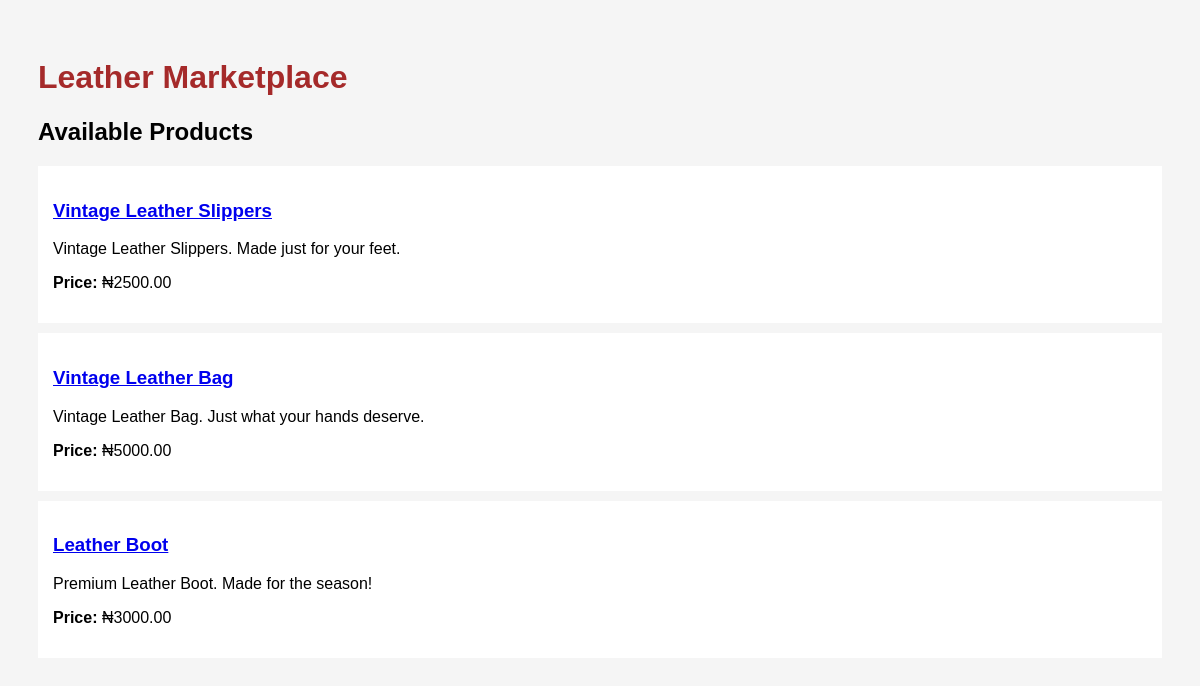
Before: / with the older database file.
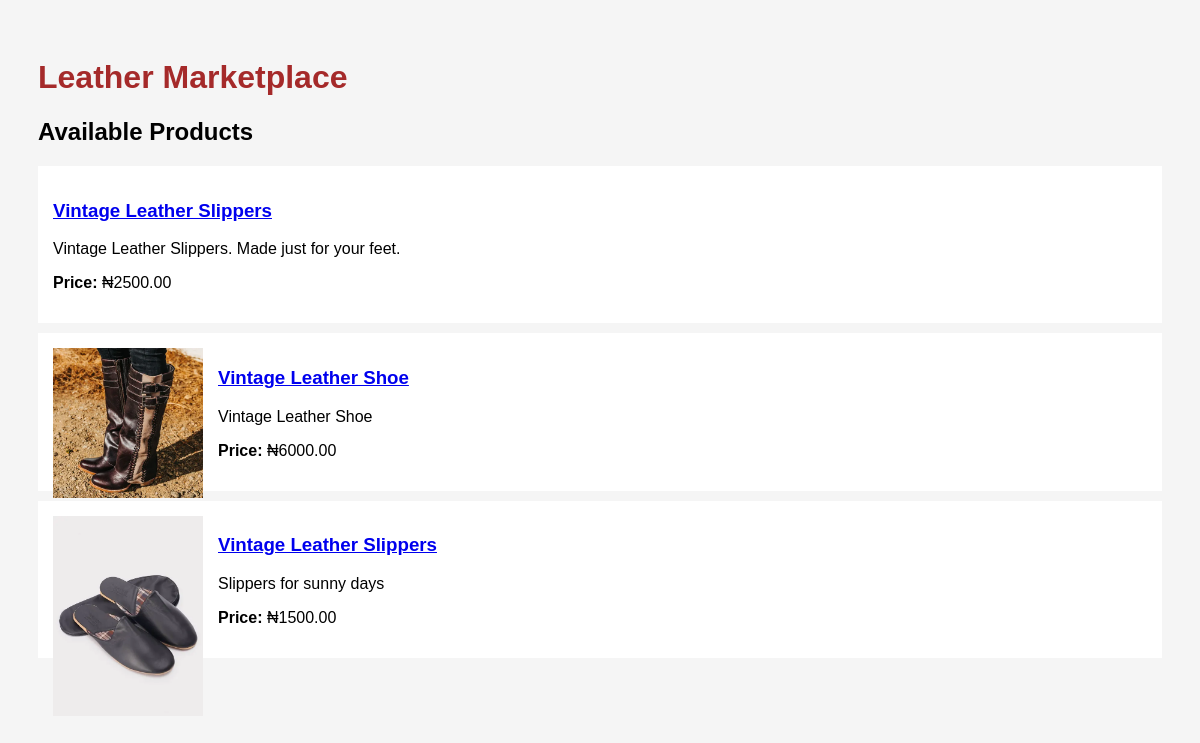
After: the same page with the newer database file.
### products/models.py (models this page shows, shortened)
class Product(models.Model):
    name = models.CharField(max_length=200)
    description = models.TextField()
    price = models.DecimalField(max_digits=10, decimal_places=2)
    image = models.ImageField(upload_to='product_images/', blank=True, null=True)
    created_at = models.DateTimeField(auto_now_add=True)

### products/views.py (the view)
# urls.py: 2. Add a URL to urlpatterns:  path('', views.home, name='home')
def home(request):
    products = Product.objects.all()
    return render(request, 'products/home.html', {'products': products})

### products/templates/products/home.html (shortened to what this page needs)
<!DOCTYPE html>
<html>
<head>
    {% load static %}
    <link rel="stylesheet" href="{% static 'products/css/style.css' %}">
</head>
<body>
    <h1>Leather Marketplace</h1>
    <h2>Available Products</h2>
    {% for product in products %}
    <div style="background:white; padding:15px; margin-bottom:10px;">
        {% if product.image %}
            <img src="{{ product.image.url }}" alt="{{ product.name }}" style="max-width:150px; float:left; margin-right:15px;">
        {% endif %}
        <h3>
            <a href="{% url 'product_detail' product.id %}">
                {{ product.name }}
            </a>
        </h3>
        <p>{{ product.description }}</p>
        <p><strong>Price:</strong> ₦{{ product.price }}</p>
    </div>
{% empty %}
    <p>No products available yet.</p>
{% endfor %}
</body>
</html>

### products/static/products/css/style.css (style rules this page uses)
body { font-family: Arial, sans-serif; background-color: #f5f5f5; padding: 30px; }
h1 { color: brown; }

Changed rows visible on the page:
removed Product: name "Vintage Leather Bag", description "Vintage Leather Bag. Just what your hands deserve.", price "5000.00"
removed Product: name "Leather Boot", description "Premium Leather Boot. Made for the season!", price "3000.00"
added Product: image (picture), name "Vintage Leather Shoe", description "Vintage Leather Shoe", price "6000.00"
added Product: image (picture), name "Vintage Leather Slippers", description "Slippers for sunny days", price "1500.00"
